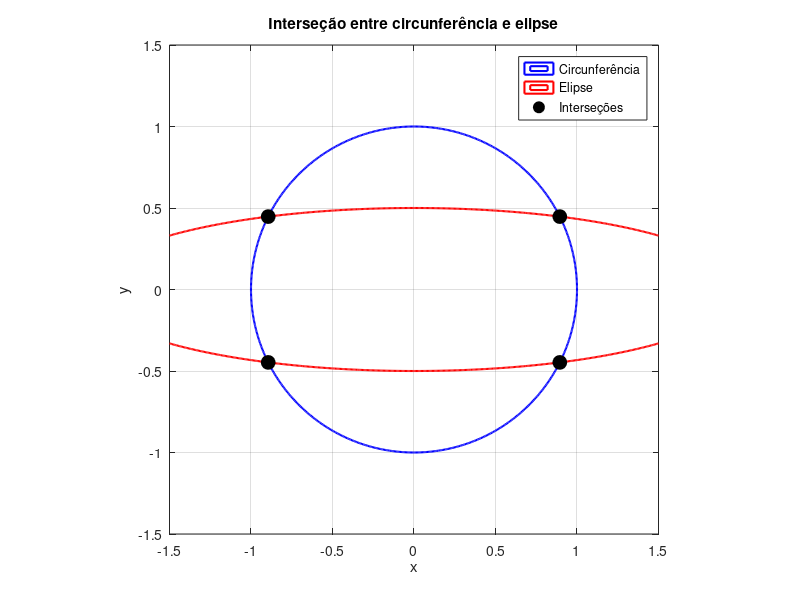
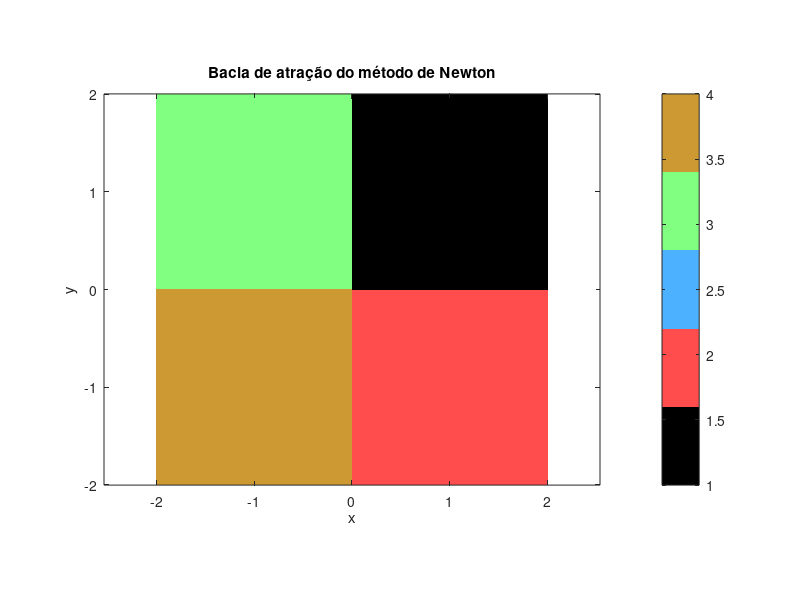

Write MATLAB code to recreate these figures, in order.
clear all
clc
close all


#(a) Método de Newton para interseção entre circunferência e elipse

f = @(x, y) [x^2 + y^2 - 1;
             x^2/4 + 4*y^2 - 1];

J = @(x, y) [2*x, 2*y;
             x/2, 8*y];

function [root, it] = newton2d(f, J, x0, y0, tol, max_iter)
  x = x0; y = y0;
  for it = 1:max_iter
    F = f(x, y);
    if norm(F) < tol
      break;
    endif
    A = J(x, y);
    delta = -A \ F;
    x = x + delta(1);
    y = y + delta(2);
  endfor
  root = [x; y];
endfunction

# Pontos iniciais para encontrar todas as interseções
iniciais = [ 0.8,  0.5;
             0.8, -0.5;
            -0.8,  0.5;
            -0.8, -0.5 ];

raizes = [];
for i = 1:size(iniciais, 1)
  [raiz, ~] = newton2d(f, J, iniciais(i, 1), iniciais(i, 2), 1e-10, 100);
  raizes = [raizes; raiz'];
endfor

disp('Raízes encontradas:');
disp(raizes);

# (b) Plot das curvas e interseções

x = linspace(-1.5, 1.5, 400);
y = linspace(-1.5, 1.5, 400);
[X, Y] = meshgrid(x, y);

F1 = X.^2 + Y.^2 - 1;             # Circunferência
F2 = X.^2/4 + 4*Y.^2 - 1;         # Elipse

figure(1);
contour(X, Y, F1, [0 0], 'b', 'LineWidth', 1.5); hold on;
contour(X, Y, F2, [0 0], 'r', 'LineWidth', 1.5);
plot(raizes(:,1), raizes(:,2), 'ko', 'MarkerSize', 10, 'MarkerFaceColor', 'k');
legend('Circunferência', 'Elipse', 'Interseções');
title('Interseção entre circunferência e elipse');
axis equal; grid on;
xlabel('x'); ylabel('y');
print('Ex10b.png', '-dpng', '-r300');

#(c) Bacia de atração

res = 400;
x = linspace(-2, 2, res);
y = linspace(-2, 2, res);
[X, Y] = meshgrid(x, y);
Z = zeros(size(X));

for i = 1:res
  for j = 1:res
    [pt, ~] = newton2d(f, J, X(i,j), Y(i,j), 1e-6, 50);
    d = sqrt(sum((raizes - pt').^2, 2));
    [~, idx] = min(d);
    if min(d) < 1e-2
      Z(i,j) = idx;
    else
      Z(i,j) = 0;
    endif
  endfor
endfor

figure(2);
imagesc(x, y, Z);
axis xy;
axis equal;
colormap([0 0 0; 1 0.3 0.3; 0.3 0.7 1; 0.5 1 0.5; 0.8 0.6 0.2]);
title('Bacia de atração do método de Newton');
xlabel('x'); ylabel('y');
colorbar;
print('Ex10c.png', '-dpng', '-r300');
